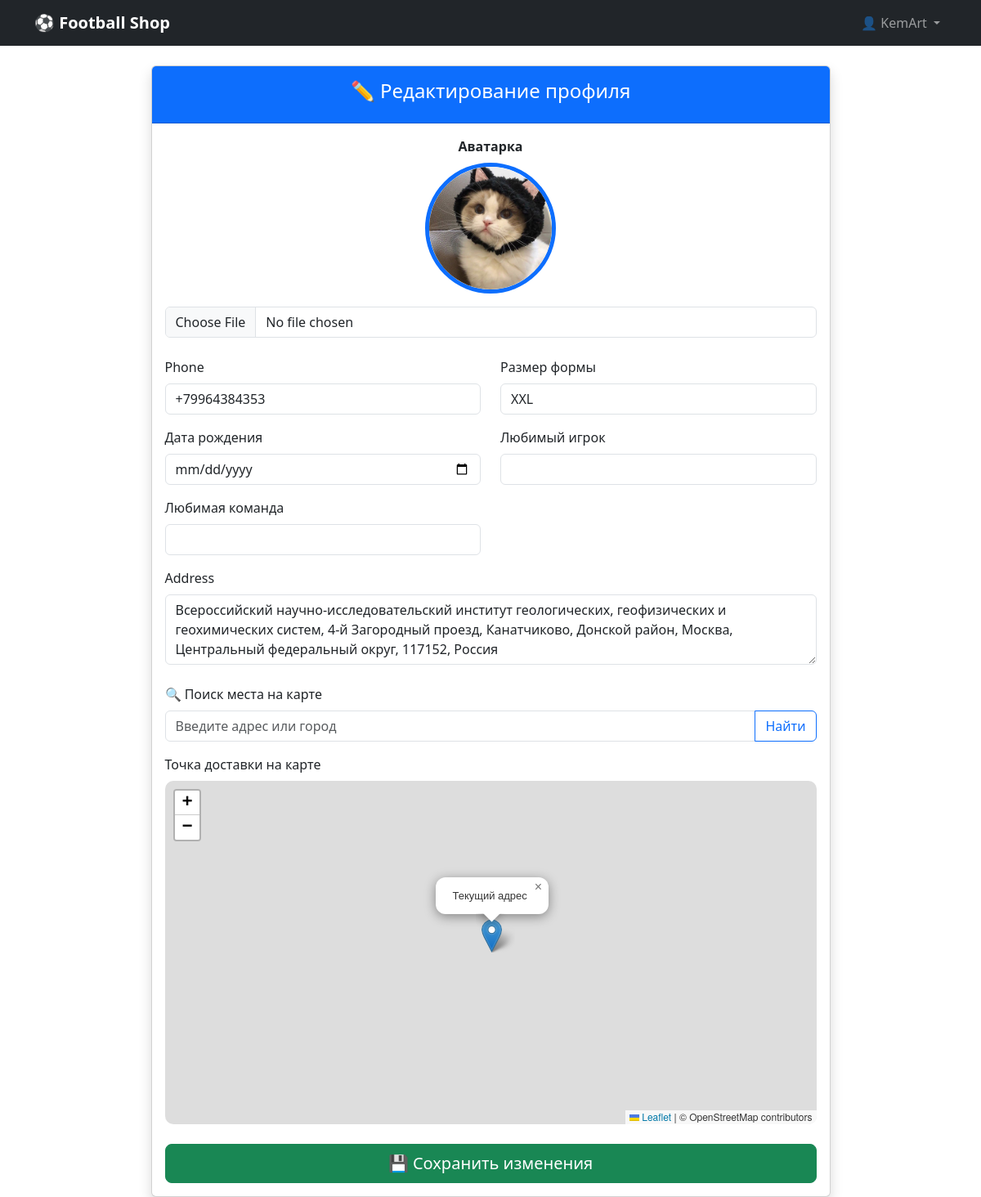
Screenshot of /accounts/profile/edit/ (signed in) with the database file from the repository.
### accounts/models.py (models this page shows, shortened)
class Profile(models.Model):
    user = models.OneToOneField(User, on_delete=models.CASCADE, related_name='profile')
    phone = models.CharField(
        max_length=15,
        blank=True,
        validators=[RegexValidator(regex=r'^\+?1?\d{9,15}$', message="Введите корректный номер телефона")]
    )
    address = models.TextField(blank=True)
    date_of_birth = models.DateField(null=True, blank=True)
    avatar = models.ImageField(
        upload_to='avatars/',
        blank=True,
        null=True,
        verbose_name="Аватарка"
    )
    favorite_team = models.CharField(
        max_length=100,
        blank=True,
        verbose_name="Любимая команда"
    )
    shirt_size = models.CharField(
        max_length=5,
        choices=[
            ('XS', 'XS'), ('S', 'S'), ('M', 'M'),
            ('L', 'L'), ('XL', 'XL'), ('XXL', 'XXL')
        ],
        blank=True,
        verbose_name="Размер формы"
    )
    favorite_player = models.CharField(
        max_length=100,
        blank=True,
        verbose_name="Любимый игрок"
    )
    latitude = models.FloatField(null=True, blank=True, verbose_name="Широта")
    longitude = models.FloatField(null=True, blank=True, verbose_name="Долгота")

### accounts/views.py (the view)
# urls.py: path('profile/edit/', views.edit_profile, name='edit_profile'),
@login_required
def edit_profile(request):
    profile = request.user.profile
    if request.method == 'POST':
        form = ProfileForm(request.POST, request.FILES, instance=profile)
        if form.is_valid():
            form.save()
            messages.success(request, 'Профиль успешно обновлён!')
            return redirect('accounts:profile')
    else:
        form = ProfileForm(instance=profile)
    return render(request, 'accounts/edit_profile.html', {
        'form': form,
        'profile': profile
    })

### accounts/forms.py (shortened to what this page needs)
class ProfileForm(forms.ModelForm):
    date_of_birth = forms.DateField(
        required=False,
        widget=forms.DateInput(attrs={
            'class': 'form-control',
            'type': 'date'
        }),
        input_formats=['%Y-%m-%d', '%d.%m.%Y'],  # важно!
        label="Дата рождения"
    )
    class Meta:
        model = Profile
        fields = [
            'avatar', 'phone', 'address', 'date_of_birth',
            'favorite_team', 'shirt_size', 'favorite_player',
            'latitude', 'longitude'
        ]
        widgets = {
            'avatar': forms.FileInput(attrs={'class': 'form-control'}),
            'phone': forms.TextInput(attrs={'class': 'form-control', 'placeholder': '+7 (999) 123-45-67'}),
            'address': forms.Textarea(attrs={'class': 'form-control', 'rows': 3}),
            'favorite_team': forms.TextInput(attrs={'class': 'form-control'}),
            'shirt_size': forms.Select(attrs={'class': 'form-control'}),
            'favorite_player': forms.TextInput(attrs={'class': 'form-control'}),
            'latitude': forms.HiddenInput(),
            'longitude': forms.HiddenInput(),
        }

### templates/accounts/edit_profile.html (shortened to what this page needs)
{% extends 'base.html' %}
{% block extra_css %}
<link rel="stylesheet" href="https://unpkg.com/leaflet@1.9.4/dist/leaflet.css" />
{% endblock %}
{% block content %}
<div class="row justify-content-center">
    <div class="col-lg-9">
        <div class="card shadow">
            <div class="card-header bg-primary text-white text-center py-3">
                <h4>✏️ Редактирование профиля</h4>
            </div>
            <div class="card-body">
                <form method="post" enctype="multipart/form-data" id="profile-form">
                    <div class="mb-4 text-center">
                        <label class="form-label fw-bold">Аватарка</label><br>
                        <img id="avatar-preview"
                             src="{% if profile.avatar %}{{ profile.avatar.url }}{% else %}https://via.placeholder.com/160x160?text=Аватар{% endif %}"
                             alt="Предпросмотр"
                             class="avatar-preview mb-3">
                        {{ form.avatar }}
                    </div>
                    <div class="row">
                        <div class="col-md-6">
                            <div class="mb-3">
                                <label class="form-label">{{ form.phone.label }}</label>
                                {{ form.phone }}
                            </div>
                            <div class="mb-3">
                                <label class="form-label">{{ form.date_of_birth.label }}</label>
                                {{ form.date_of_birth }}
                            </div>
                            <div class="mb-3">
                                <label class="form-label">{{ form.favorite_team.label }}</label>
                                {{ form.favorite_team }}
                            </div>
                        </div>
                        <div class="col-md-6">
                            <div class="mb-3">
                                <label class="form-label">{{ form.shirt_size.label }}</label>
                                {{ form.shirt_size }}
                            </div>
                            <div class="mb-3">
                                <label class="form-label">{{ form.favorite_player.label }}</label>
                                {{ form.favorite_player }}
                            </div>
                        </div>
                    </div>
                    <div class="mb-4">
                        <label class="form-label">{{ form.address.label }}</label>
                        {{ form.address }}
                    </div>
                    <div class="mb-3">
                        <label class="form-label">🔍 Поиск места на карте</label>
                        <div class="input-group">
                            <input type="text" id="search-input" class="form-control" placeholder="Введите адрес или город">
                            <button type="button" id="search-btn" class="btn btn-outline-primary">Найти</button>
                        </div>
                    </div>
                    <div class="mb-4">
                        <label class="form-label">Точка доставки на карте</label>
                        <div id="map"></div>
                    </div>
                    <div class="d-grid">
                        <button type="submit" class="btn btn-success btn-lg">💾 Сохранить изменения</button>
                    </div>
                </form>
            </div>
        </div>
    </div>
</div>
{% endblock %}

### templates/base.html (shortened to what this page needs)
<!DOCTYPE html>
<html lang="ru">
<head>
    <link href="https://cdn.jsdelivr.net/npm/bootstrap@5.3.3/dist/css/bootstrap.min.css" rel="stylesheet">
    <link href="https://cdn.jsdelivr.net/npm/bootstrap-icons@1.11.3/font/bootstrap-icons.css" rel="stylesheet">
    {% block extra_css %}{% endblock %}
</head>
<body>
    <nav class="navbar navbar-expand-lg navbar-dark bg-dark">
        <div class="container">
            <a class="navbar-brand fw-bold" href="{% url 'accounts:login' %}">
                ⚽ Football Shop
            </a>
            <div class="collapse navbar-collapse" id="navbarNav">
                <ul class="navbar-nav ms-auto align-items-center">
                    {% if user.is_authenticated %}
                        <li class="nav-item dropdown">
                            <a class="nav-link dropdown-toggle" href="#" role="button" data-bs-toggle="dropdown">
                                👤 {{ user.username }}
                            </a>
                        </li>
                    {% endif %}
                </ul>
            </div>
        </div>
    </nav>
    <div class="container mt-4">
        {% block content %}{% endblock %}
    </div>
</body>
</html>

### templates/accounts/edit_profile.html (style rules this page uses)
#map { height: 420px; border-radius: 10px; }
.avatar-preview { width: 160px; height: 160px; object-fit: cover; border-radius: 50%; border: 5px solid #0d6efd; }

### rows the page displays
Profile: avatar (picture), phone "+79964384353", shirt_size "XXL", address "Всероссийский научно-исследовательский институт геологических, геофизических и геохимических систем, 4-й Загородный проезд, Канатчиково, Донской район, Москва, Центральный федеральный округ, 117152, Россия"

### other values shown
{{ user.username }} "KemArt"
